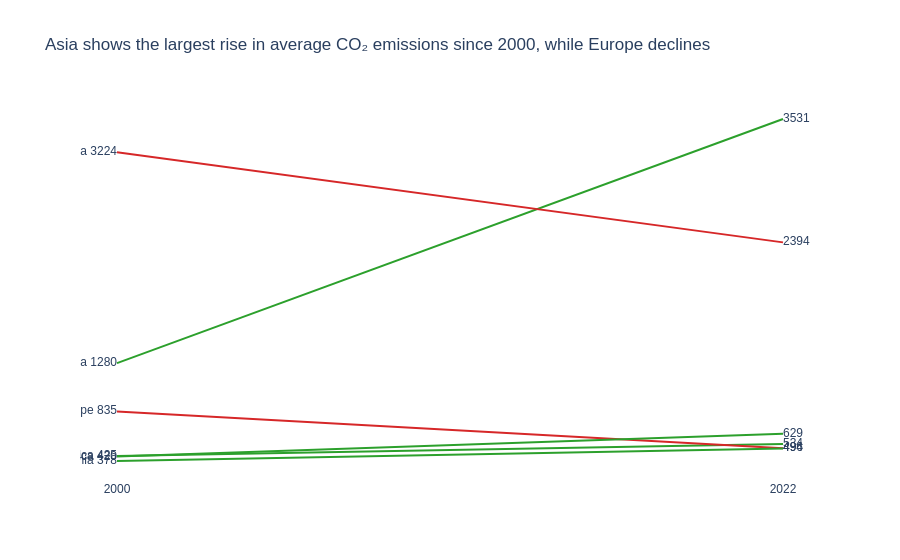

Notebook code cell kept with this figure:
### Markdown cell above
---
## Task 2 — Slopegraph: Regional Change 2000 vs 2022

**What to build:** A slopegraph comparing **average regional CO2 emissions** between 2000 and 2022.

**Requirements:**
- One line per region (not per country — aggregate first)
- Colour: regions that increased = one colour; decreased = another
- Values labelled at both ends of each line
- No y-axis tick labels (the endpoint labels make them redundant)
- Insight title stating which regions moved most

> 💡 `df.groupby(['Region','Year'])['CO2_Mt'].mean().reset_index()` then filter to 2000 and 2022

### Code cell
# Task 2 — Slopegraph: regional averages
# YOUR CODE HERE
import pandas as pd
import plotly.graph_objects as go

# Aggregate to regional averages
regional = df.groupby(['Region', 'Year'])['CO2_Mt'].mean().reset_index()

# Keep only 2000 and 2022
slope_df = regional[regional['Year'].isin([2000, 2022])]

# Pivot for easy comparison
pivot = slope_df.pivot(index='Region', columns='Year', values='CO2_Mt').reset_index()
pivot.columns = ['Region', 'y2000', 'y2022']

fig = go.Figure()

for _, row in pivot.iterrows():
    color = '#2ca02c' if row['y2022'] > row['y2000'] else '#d62728'
    
    # Line
    fig.add_trace(go.Scatter(
        x=[0, 1],
        y=[row['y2000'], row['y2022']],
        mode='lines',
        line=dict(color=color, width=2),
        showlegend=False
    ))
    
    # Left label (2000)
    fig.add_trace(go.Scatter(
        x=[0],
        y=[row['y2000']],
        text=[f"{row['Region']} {row['y2000']:.0f}"],
        mode='text',
        textposition='middle left',
        showlegend=False
    ))
    
    # Right label (2022)
    fig.add_trace(go.Scatter(
        x=[1],
        y=[row['y2022']],
        text=[f"{row['y2022']:.0f}"],
        mode='text',
        textposition='middle right',
        showlegend=False
    ))

# Layout styling
fig.update_layout(
    title="Asia shows the largest rise in average CO₂ emissions since 2000, while Europe declines",
    plot_bgcolor='white',
    paper_bgcolor='white',
    font=dict(family='Arial'),
    xaxis=dict(
        tickvals=[0, 1],
        ticktext=['2000', '2022'],
        showgrid=False,
        showline=False,
        zeroline=False
    ),
    yaxis=dict(
        showgrid=False,
        showline=False,
        showticklabels=False,  # key requirement
        title=""
    )
)

fig.show()

### Figure 1 — Plotly figure (JSON) as saved in the notebook; plotly's stock layout.template omitted (floating-point values rounded to 4 significant figures)
{"data": [{"line": {"color": "#2ca02c", "width": 2}, "mode": "lines", "showlegend": false, "type": "scatter", "x": [0, 1], "y": [425.4, 534.4]}, {"mode": "text", "showlegend": false, "text": ["Africa 425"], "textposition": "middle left", "type": "scatter", "x": [0], "y": [425.4]}, {"mode": "text", "showlegend": false, "text": ["534"], "textposition": "middle right", "type": "scatter", "x": [1], "y": [534.4]}, {"line": {"color": "#2ca02c", "width": 2}, "mode": "lines", "showlegend": false, "type": "scatter", "x": [0, 1], "y": [1280.0, 3531.0]}, {"mode": "text", "showlegend": false, "text": ["Asia 1280"], "textposition": "middle left", "type": "scatter", "x": [0], "y": [1280.0]}, {"mode": "text", "showlegend": false, "text": ["3531"], "textposition": "middle right", "type": "scatter", "x": [1], "y": [3531.0]}, {"line": {"color": "#d62728", "width": 2}, "mode": "lines", "showlegend": false, "type": "scatter", "x": [0, 1], "y": [834.9, 496.5]}, {"mode": "text", "showlegend": false, "text": ["Europe 835"], "textposition": "middle left", "type": "scatter", "x": [0], "y": [834.9]}, {"mode": "text", "showlegend": false, "text": ["496"], "textposition": "middle right", "type": "scatter", "x": [1], "y": [496.5]}, {"line": {"color": "#2ca02c", "width": 2}, "mode": "lines", "showlegend": false, "type": "scatter", "x": [0, 1], "y": [419.9, 629.1]}, {"mode": "text", "showlegend": false, "text": ["Latin America 420"], "textposition": "middle left", "type": "scatter", "x": [0], "y": [419.9]}, {"mode": "text", "showlegend": false, "text": ["629"], "textposition": "middle right", "type": "scatter", "x": [1], "y": [629.1]}, {"line": {"color": "#d62728", "width": 2}, "mode": "lines", "showlegend": false, "type": "scatter", "x": [0, 1], "y": [3224.0, 2394.0]}, {"mode": "text", "showlegend": false, "text": ["North America 3224"], "textposition": "middle left", "type": "scatter", "x": [0], "y": [3224.0]}, {"mode": "text", "showlegend": false, "text": ["2394"], "textposition": "middle right", "type": "scatter", "x": [1], "y": [2394.0]}, {"line": {"color": "#2ca02c", "width": 2}, "mode": "lines", "showlegend": false, "type": "scatter", "x": [0, 1], "y": [378.4, 493.7]}, {"mode": "text", "showlegend": false, "text": ["Oceania 378"], "textposition": "middle left", "type": "scatter", "x": [0], "y": [378.4]}, {"mode": "text", "showlegend": false, "text": ["494"], "textposition": "middle right", "type": "scatter", "x": [1], "y": [493.7]}], "layout": {"font": {"family": "Arial"}, "paper_bgcolor": "white", "plot_bgcolor": "white", "title": {"text": "Asia shows the largest rise in average CO₂ emissions since 2000, while Europe declines"}, "xaxis": {"showgrid": false, "showline": false, "ticktext": ["2000", "2022"], "tickvals": [0, 1], "zeroline": false}, "yaxis": {"showgrid": false, "showline": false, "showticklabels": false, "title": {"text": ""}}}}
